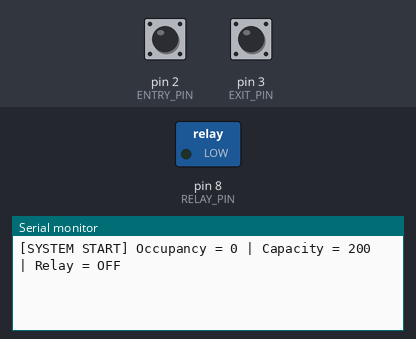
The sketch below on a simulated Arduino Uno, built with avr-gcc and run on an emulated ATmega328P. On the bench: switched loads named in the sketch (green lamp = pin HIGH), the last lines printed to the serial monitor. Inputs (shaded band) come from the test bench; at power-on: pin 2 (ENTRY_PIN) HIGH, pin 3 (EXIT_PIN) HIGH.

Above: at 1.2 s.
1.3 s: pin 2 (ENTRY_PIN) pulled LOW for 0.15 s
At 2.6 s:
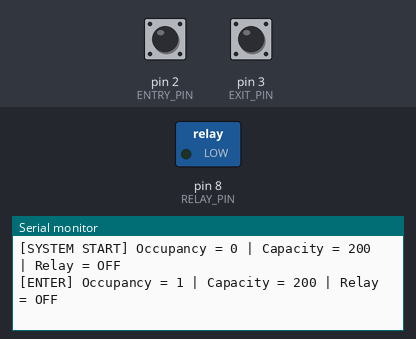
2.9 s: pin 3 (EXIT_PIN) pulled LOW for 0.15 s
At 3.7 s:
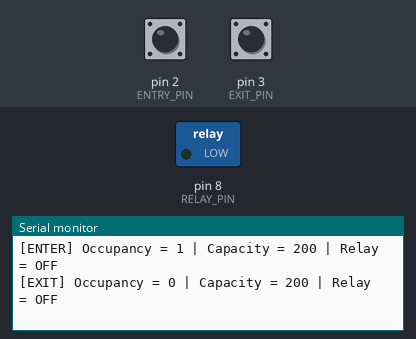

Measured:
- after the input at 1.3 s, the serial monitor: prints a new line after 0.06 s (image 1)
- after the input at 2.9 s, the serial monitor: prints a new line after 0.06 s (image 2)

The sketch:

occupancy_counter.ino
```cpp
/*
  Smart Mosque Occupancy Monitoring System
  ---------------------------------------
  - Two IR sensors:
      Entry sensor  -> increments occupancy
      Exit sensor   -> decrements occupancy
  - Optional relay:
      Trigger when occupancy reaches CAPACITY_LIMIT (or other rule)

  Wiring (default):
    Entry IR OUT -> D2
    Exit  IR OUT -> D3
    Relay IN     -> D8 (optional)
    Sensors: VCC->5V, GND->GND

  Notes:
  - Many IR modules output LOW when triggered. Set SENSOR_ACTIVE_LOW accordingly.
  - Debounce + lockout prevents double counts.
*/

const int ENTRY_PIN = 2;
const int EXIT_PIN  = 3;
const int RELAY_PIN = 8;   // optional

// ---- Behavior toggles ----
const bool SENSOR_ACTIVE_LOW = true;   // true if sensor outputs LOW when it detects an object
const bool USE_RELAY = true;           // set false if you don't have a relay

// ---- Counting rules ----
volatile int occupancy = 0;
const int CAPACITY_LIMIT = 200;        // change to your mosque/room capacity

// ---- Timing to avoid false/double triggers ----
const unsigned long DEBOUNCE_MS = 60;      // filters noisy signals
const unsigned long LOCKOUT_MS  = 800;     // prevents multiple counts from one person

// Internal state
int entryStable = HIGH;
int exitStable  = HIGH;

int lastEntryRaw = HIGH;
int lastExitRaw  = HIGH;

unsigned long lastEntryChange = 0;
unsigned long lastExitChange  = 0;

unsigned long lastEntryCountTime = 0;
unsigned long lastExitCountTime  = 0;

// Helpers
bool isTriggered(int stableLevel) {
  // If active-low: triggered when LOW
  return SENSOR_ACTIVE_LOW ? (stableLevel == LOW) : (stableLevel == HIGH);
}

void updateRelay() {
  if (!USE_RELAY) return;

  // Example rule: relay ON when occupancy >= CAPACITY_LIMIT
  if (occupancy >= CAPACITY_LIMIT) {
    digitalWrite(RELAY_PIN, HIGH);   // some relay boards are active LOW; flip if needed
  } else {
    digitalWrite(RELAY_PIN, LOW);
  }
}

void printStatus(const char* eventLabel) {
  Serial.print("[");
  Serial.print(eventLabel);
  Serial.print("] Occupancy = ");
  Serial.print(occupancy);

  Serial.print(" | Capacity = ");
  Serial.print(CAPACITY_LIMIT);

  if (USE_RELAY) {
    Serial.print(" | Relay = ");
    Serial.println((occupancy >= CAPACITY_LIMIT) ? "ON" : "OFF");
  } else {
    Serial.println();
  }
}

void setup() {
  Serial.begin(9600);

  pinMode(ENTRY_PIN, INPUT_PULLUP);   // works well for many IR modules; change to INPUT if needed
  pinMode(EXIT_PIN,  INPUT_PULLUP);

  if (USE_RELAY) {
    pinMode(RELAY_PIN, OUTPUT);
    digitalWrite(RELAY_PIN, LOW);
  }

  // Initialize stable states
  entryStable = digitalRead(ENTRY_PIN);
  exitStable  = digitalRead(EXIT_PIN);

  printStatus("SYSTEM START");
}

void loop() {
  unsigned long now = millis();

  // ---------- Read raw ----------
  int entryRaw = digitalRead(ENTRY_PIN);
  int exitRaw  = digitalRead(EXIT_PIN);

  // ---------- Debounce ENTRY ----------
  if (entryRaw != lastEntryRaw) {
    lastEntryRaw = entryRaw;
    lastEntryChange = now;
  }
  if ((now - lastEntryChange) >= DEBOUNCE_MS) {
    entryStable = entryRaw;
  }

  // ---------- Debounce EXIT ----------
  if (exitRaw != lastExitRaw) {
    lastExitRaw = exitRaw;
    lastExitChange = now;
  }
  if ((now - lastExitChange) >= DEBOUNCE_MS) {
    exitStable = exitRaw;
  }

  // ---------- Count ENTRY trigger ----------
  // Count on trigger edge: when sensor becomes "triggered"
  static bool entryWasTriggered = false;
  bool entryNowTriggered = isTriggered(entryStable);

  if (entryNowTriggered && !entryWasTriggered) {
    // Triggered edge detected
    if ((now - lastEntryCountTime) >= LOCKOUT_MS) {
      occupancy++;
      lastEntryCountTime = now;
      printStatus("ENTER");
      updateRelay();
    }
  }
  entryWasTriggered = entryNowTriggered;

  // ---------- Count EXIT trigger ----------
  static bool exitWasTriggered = false;
  bool exitNowTriggered = isTriggered(exitStable);

  if (exitNowTriggered && !exitWasTriggered) {
    if ((now - lastExitCountTime) >= LOCKOUT_MS) {
      if (occupancy > 0) occupancy--;   // prevent negative
      lastExitCountTime = now;
      printStatus("EXIT");
      updateRelay();
    }
  }
  exitWasTriggered = exitNowTriggered;

  // Optional: small delay to reduce CPU noise
  delay(5);
}
```
